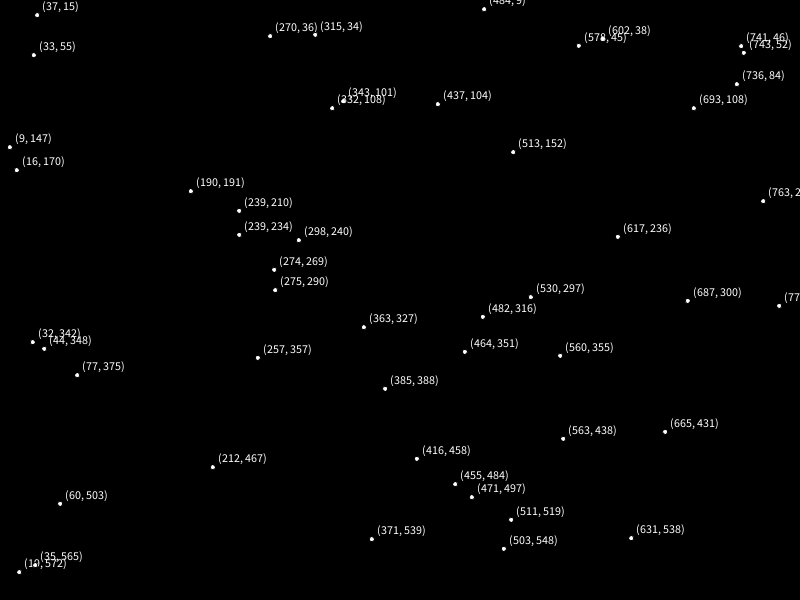
Frame 1 (no input)
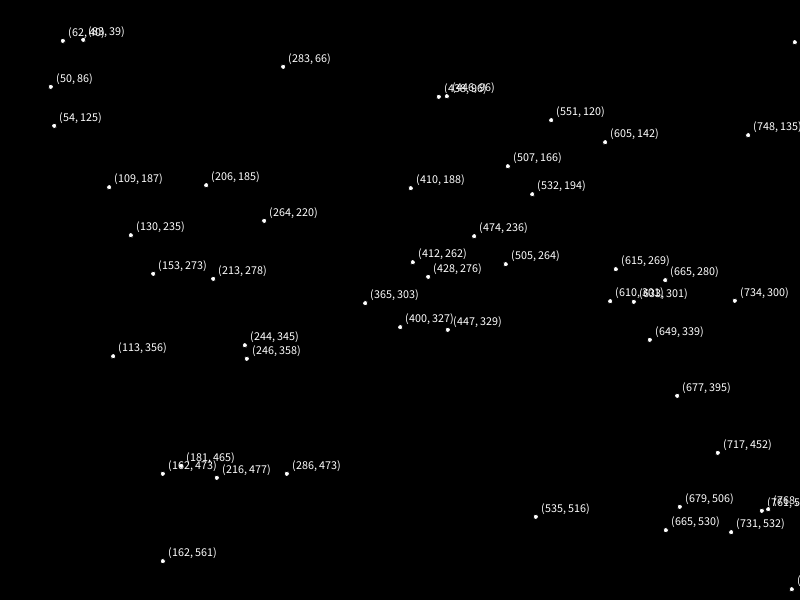
Frame 60 (the mouse pressed at the canvas centre just before this capture)
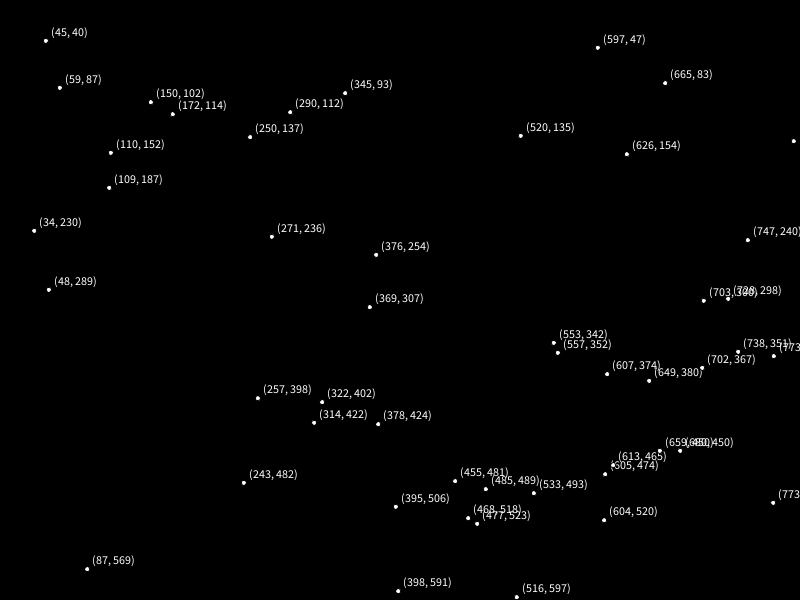
Frame 120 (the mouse held since frame 60 and released just before this capture)

The Processing sketch that drew these frames (run headless with seeded random() and noise(); from frame 60 on, the mouse is pressed at the canvas centre):

// Processing sketch: pointMove
// ── pointMove.pde
int numPoints = 50;
float[] x, y, vx, vy;

void settings(){
  size(800, 600);
}

void setup(){
  x = new float[numPoints];
  y = new float[numPoints];
  vx = new float[numPoints];
  vy = new float[numPoints];

  for(int i = 0; i < numPoints; i++){
    x[i] = random(width);
    y[i] = random(height);
    vx[i] = random(2, 4) * (random(1) > 0.5 ? 1 : -1);
    vy[i] = random(2, 4) * (random(1) > 0.5 ? 1 : -1);
  }
}

void draw(){
  background(0);
  fill(255);
  textSize(12);

  for(int i = 0; i < numPoints; i++){
    x[i] += vx[i];
    y[i] += vy[i];

    if(x[i] <= 0 || x[i] >= width) vx[i] *= -1;
    if(y[i] <= 0 || y[i] >= height) vy[i] *= -1;

    ellipse(x[i], y[i], 5, 5);
    text("(" + int(x[i]) + ", " + int(y[i]) + ")", x[i] + 5, y[i] - 5);
  }
}
